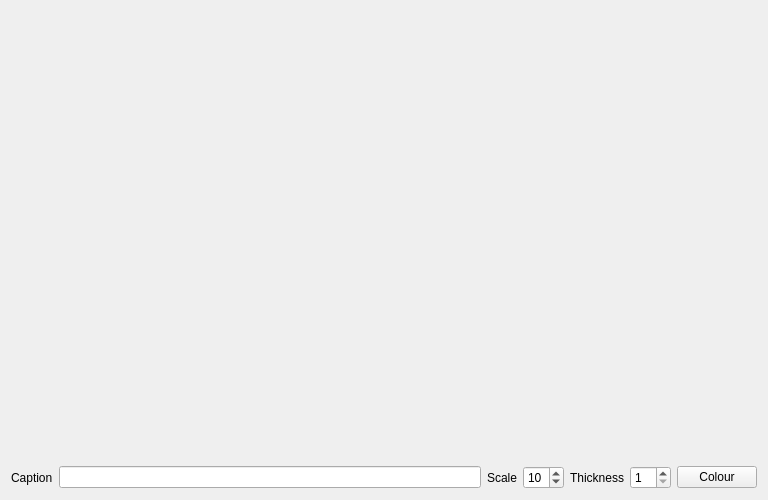
<?xml version="1.0" encoding="UTF-8"?>
<ui version="4.0">
 <class>Form</class>
 <widget class="QWidget" name="Form">
  <property name="geometry">
   <rect>
    <x>0</x>
    <y>0</y>
    <width>768</width>
    <height>500</height>
   </rect>
  </property>
  <property name="windowTitle">
   <string>Form</string>
  </property>
  <layout class="QGridLayout" name="gridLayout">
   <item row="1" column="1">
    <widget class="QLineEdit" name="caption"/>
   </item>
   <item row="1" column="3">
    <widget class="QSpinBox" name="fontsize">
     <property name="minimum">
      <number>2</number>
     </property>
     <property name="maximum">
      <number>50</number>
     </property>
     <property name="value">
      <number>10</number>
     </property>
    </widget>
   </item>
   <item row="1" column="0">
    <widget class="QLabel" name="label">
     <property name="text">
      <string>Caption</string>
     </property>
    </widget>
   </item>
   <item row="0" column="0" colspan="4">
    <widget class="Canvas" name="canvas" native="true">
     <property name="sizePolicy">
      <sizepolicy hsizetype="Preferred" vsizetype="Preferred">
       <horstretch>0</horstretch>
       <verstretch>0</verstretch>
      </sizepolicy>
     </property>
    </widget>
   </item>
   <item row="1" column="4">
    <widget class="QLabel" name="label_3">
     <property name="text">
      <string>Thickness</string>
     </property>
    </widget>
   </item>
   <item row="1" column="2">
    <widget class="QLabel" name="label_2">
     <property name="text">
      <string>Scale</string>
     </property>
    </widget>
   </item>
   <item row="1" column="5">
    <widget class="QSpinBox" name="fontline">
     <property name="minimum">
      <number>1</number>
     </property>
     <property name="maximum">
      <number>20</number>
     </property>
    </widget>
   </item>
   <item row="1" column="6">
    <widget class="QPushButton" name="colourButton">
     <property name="text">
      <string>Colour</string>
     </property>
    </widget>
   </item>
  </layout>
 </widget>
 <customwidgets>
  <customwidget>
   <class>Canvas</class>
   <extends>QWidget</extends>
   <header>ui.canvas</header>
   <container>1</container>
  </customwidget>
 </customwidgets>
 <resources/>
 <connections/>
</ui>
